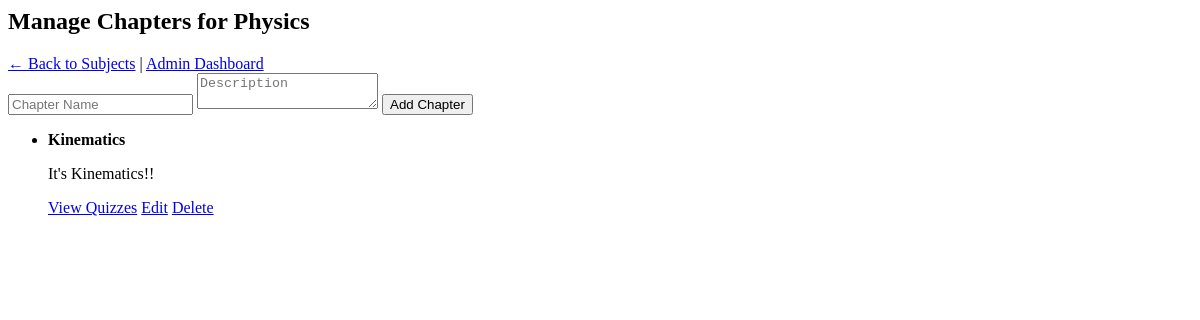
The page /admin/chapters/1 (signed in) on the database as committed earlier.
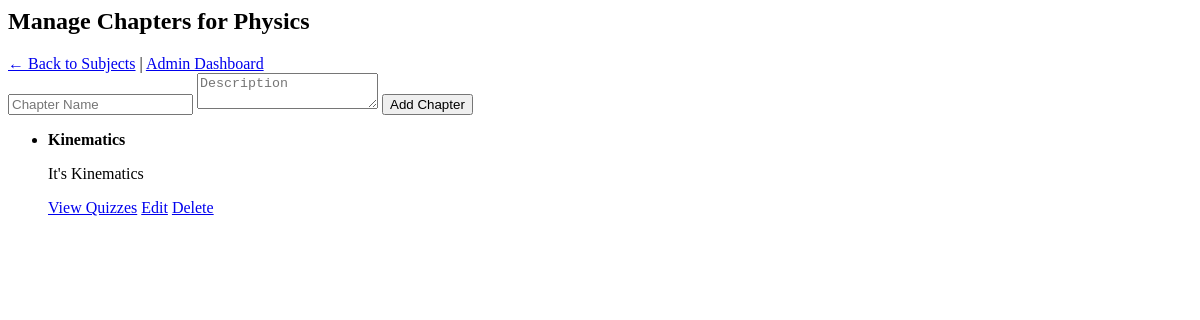
The same page on the database as committed later.
### models/models.py (models this page shows)
class Chapter(db.Model):
    id = db.Column(db.Integer, primary_key=True)
    subject_id = db.Column(db.Integer, db.ForeignKey('subject.id'), nullable=False)
    name = db.Column(db.String(150), nullable=False)
    description = db.Column(db.Text, nullable=True)

### app.py (the view, shortened to what this page needs)
@app.route("/admin/chapters/<int:subject_id>", methods=["GET", "POST"])
def manage_chapters(subject_id):
    if not admin_required():
        return redirect(url_for("login"))
    subject = Subject.query.get(subject_id)
    chapters = Chapter.query.filter_by(subject_id=subject_id).all()
    return render_template("manage_chapters.html", subject=subject, chapters=chapters)

### app.py (called while the page is built)
def admin_required():
    return "user_id" in session and session["role"] == "admin"

### templates/manage_chapters.html
<h2>Manage Chapters for {{ subject.name }}</h2>
<a href="{{ url_for('manage_subjects') }}">← Back to Subjects</a> |
<a href="{{ url_for('admin_dashboard') }}">Admin Dashboard</a>
<form method="POST">
    <input type="text" name="name" placeholder="Chapter Name" required>
    <textarea name="description" placeholder="Description"></textarea>
    <button type="submit">Add Chapter</button>
</form>
<ul>
    {% for chapter in chapters %}
        <li>
            <strong>{{ chapter.name }}</strong>
            <p>{{ chapter.description }}</p>
            <a href="{{ url_for('manage_quizzes', chapter_id=chapter.id) }}">View Quizzes</a>
            <a href="{{ url_for('edit_chapter', chapter_id=chapter.id) }}">Edit</a>
            <a href="{{ url_for('delete_chapter', chapter_id=chapter.id) }}" onclick="return confirm('Are you sure?')">Delete</a>
        </li>
    {% endfor %}
</ul>

Rows that differ between the two databases and show on the page:
changed Chapter "Kinematics": description "It's Kinematics!!" → "It's Kinematics"
